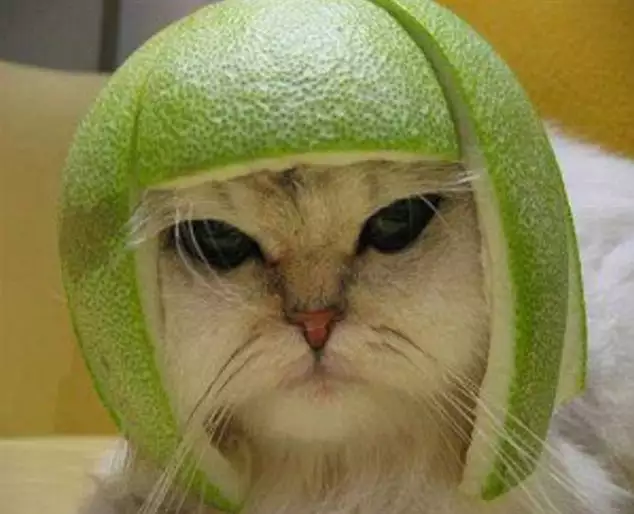
#> input picture kucing_helm.webp, 634 x 514 px
$ python low-pass_filtering.py
#> lines starting #> are read from the running program, lines starting #| are printed output that depends on the picture
# Vilda Azizah Wiguna (1217070085)

#memanggil modul yang diperlukan
import cv2
import numpy as np
import matplotlib.pyplot as plt

#BGR
img = cv2.imread('kucing_helm.webp')
#> img is the input picture: shape (514, 634, 3); mean B, G, R 78.9, 129.3, 135.7

#RGB
kucing = cv2.cvtColor(img, cv2.COLOR_BGR2RGB)

#tampilkan gambar awal tanpa filter
plt.imshow(img)
plt.show()

#membuat filter : matriks berukuran 5x5
kernel = np.ones((5,5),np.float32)/25
print(kernel)

#--cara lain membuat kernel berukuran 3x3
kernel = np.matrix([
    [1,1,1],
    [1,2,1],
    [1,1,1]
])/25
print(kernel)

#lakukan filtering
cat_filter = cv2.filter2D(img, -1, kernel)
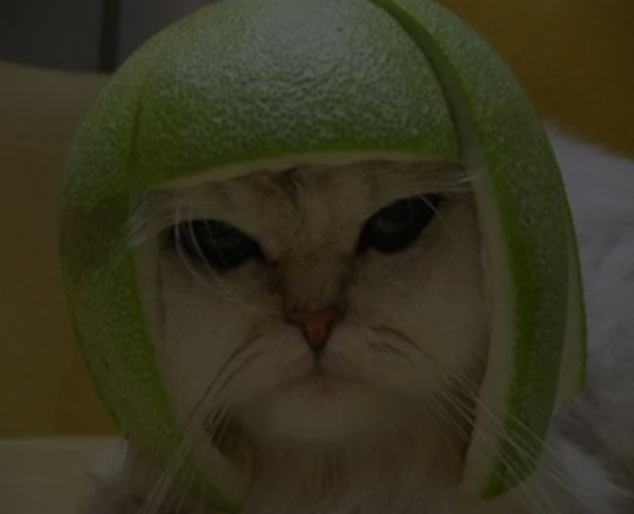
#> cat_filter: shape (514, 634, 3); mean B, G, R 31.6, 51.7, 54.3

#tampilkan gambar awal tanpa filter
plt.imshow(cat_filter)
plt.show()

#perbesaran ukuran hasil plotting jika diperlakukan
plt.rcParams["figure.figsize"] = (15,15)

#plot pertama, gambar asli
plt.subplot(121),plt.imshow(kucing),plt.title('Original')
plt.xticks([]),plt.yticks([])

#kedua, hasil filter
plt.subplot(122),plt.imshow(cat_filter)
plt.title('averaging')
plt.xticks([]),plt.yticks([])

#plot
plt.show()
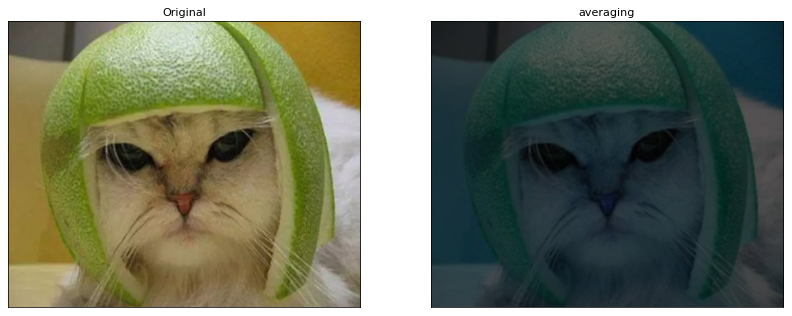
#> figure drawn by matplotlib, 2 panels; B, G, R data is drawn as R, G, B

cat_blur = cv2.blur(img,(5,5))

#tampilkan gambar awal tanpa filter
plt.imshow(cat_blur)
plt.show()
